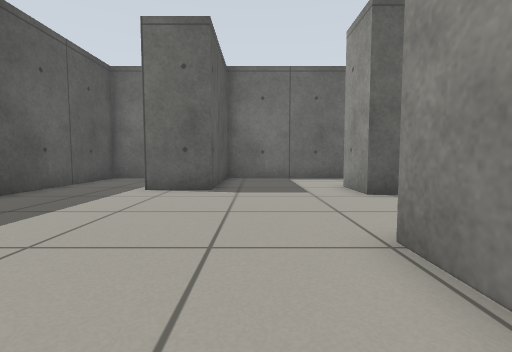
View 1 (above)

16 first-person views from a walk through a Gazebo world. The camera is 0.5 m above the floor, tilts 4° down and sees 85° across. The floor is counted in squares, 0.5 m on a side. Each view is taken from the middle of a square. On the plan, view 1 faces up. The plan holds only what a view shows up to about 11 squares ahead; the rest is blank.

View 2
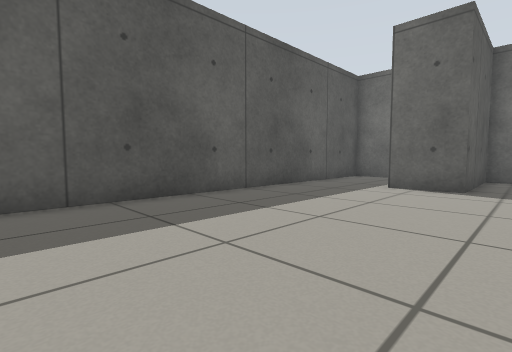

View 3
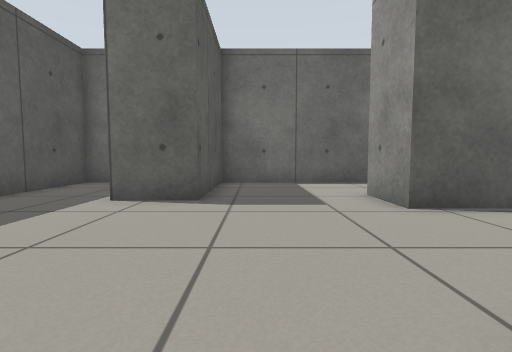

View 4
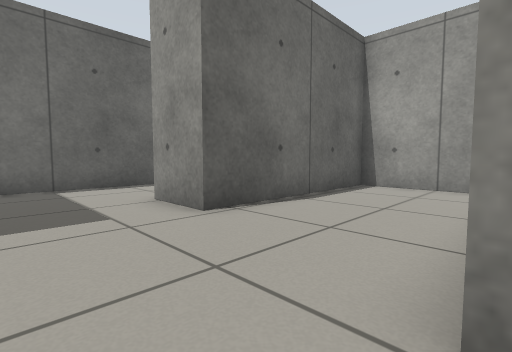

View 5
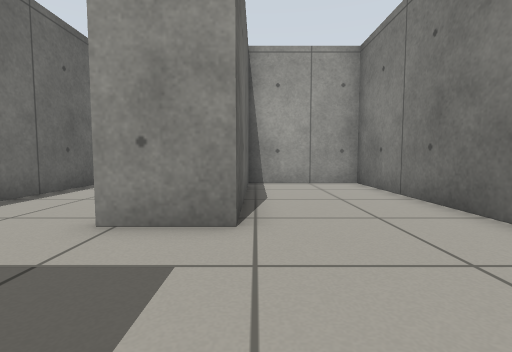

View 6
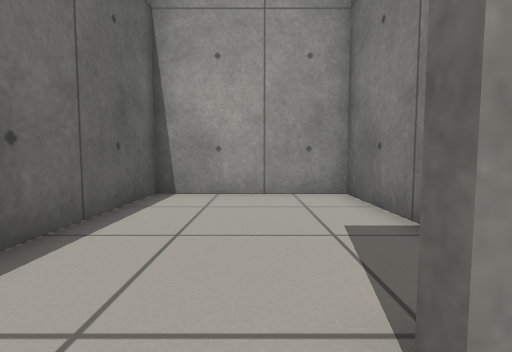

View 7
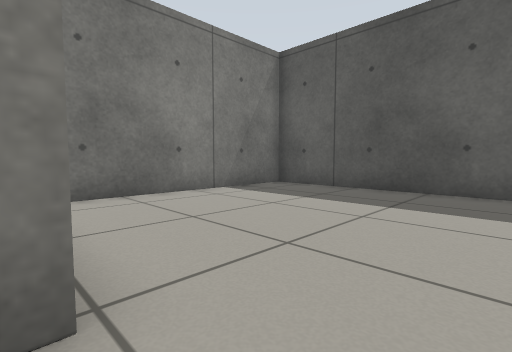

View 8
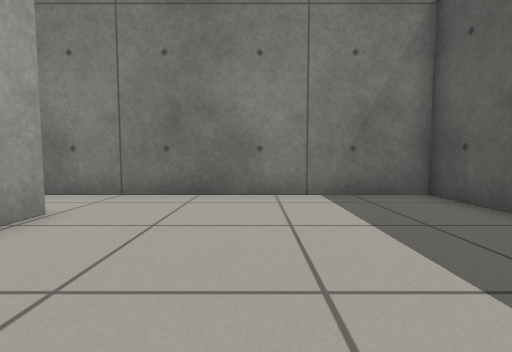

View 9
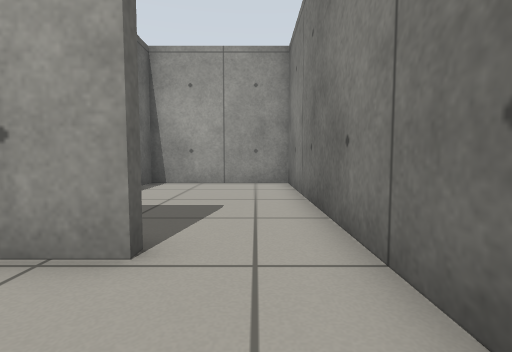

View 10
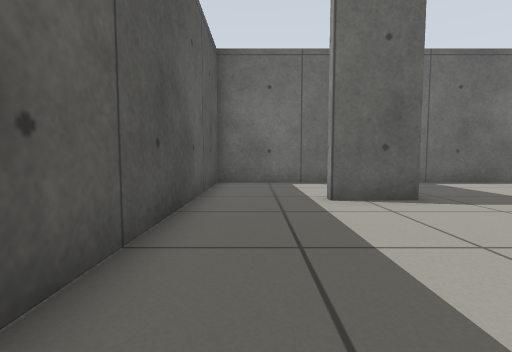

View 11
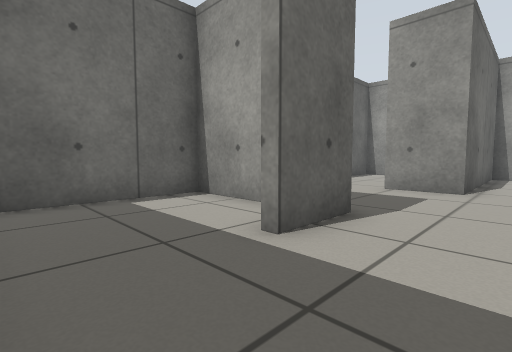

View 12
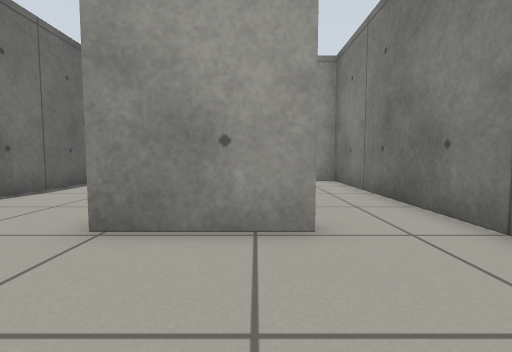

View 13
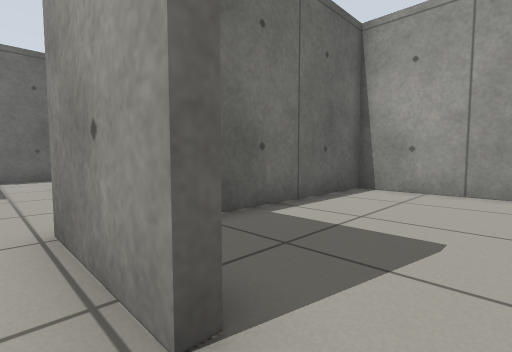

View 14
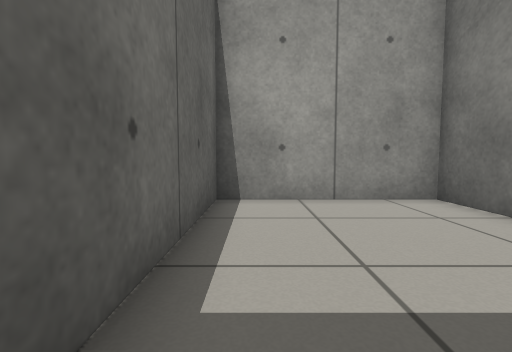

View 15
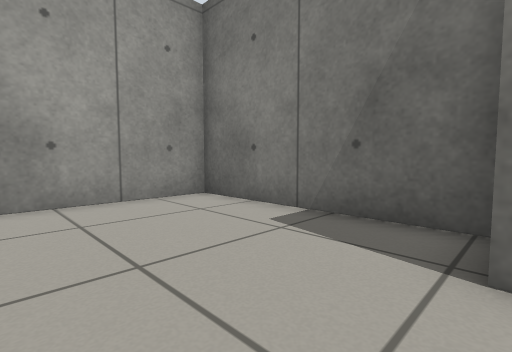

View 16
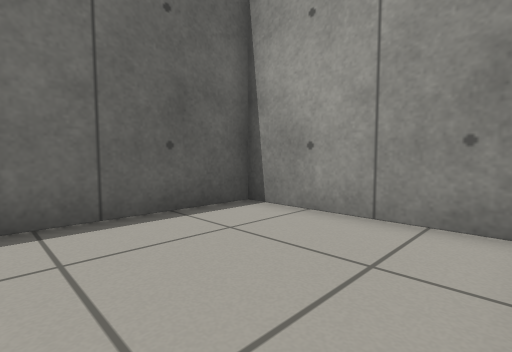

### Floor plan
Ten units are one square. View 1 is at (0, 0); x grows to the right and y downward. Boxes are objects, and circles mark ways between rooms. Rooms are numbered by the first view taken in them; rooms with no view inside come last. Other rooms are left out.
<svg viewBox="-70 -132 169 159">
<path fill="none" stroke="#000" d="M16 -1 16 -32 94 -32 94 -73 29 -73 29 -94M-13 -95 -13 -83 -34 -83M-65 -85 -65 22 15 22M24 -127 -13 -127 -13 -95M15 22 94 22 94 -29 39 -29M32 -76 94 -76 94 -127 24 -127M-16 -102 -16 -127 -65 -127 -65 -85"/>
<circle cx="10" cy="-85" r="3" fill="#2a7"/>
<circle cx="20" cy="5" r="3" fill="#2a7"/>
<circle cx="-50" cy="-80" r="3" fill="#2a7"/>
<circle cx="30" cy="-110" r="3" fill="#2a7"/>
<text x="-10" y="-40">1</text>
<text x="10" y="-110">2</text>
<text x="60" y="0">3</text>
<text x="60" y="-100">4</text>
<text x="-40" y="-110">5</text>
</svg>
Room 1 opens to room 2. Room 1 opens to room 3. Room 1 opens to room 5. Room 2 opens to room 4.

Where each view was taken, in squares from view 1:
view 1: 0 up, 0 right, facing up
view 2: 1 down, 0 right, facing up-left
view 3: 2 up, 0 right, facing up
view 4: 3 up, 0 right, facing up-right
view 5: 7 up, 1 left, facing right
view 6: 10 up, 2 right, facing right
view 7: 5 up, 2 right, facing down-left
view 8: 5 up, 2 left, facing down
view 9: 1 down, 1 left, facing right
view 10: 2 up, 5 left, facing up
view 11: 6 up, 6 left, facing up-right
view 12: 1 up, 2 left, facing right
view 13: 1 down, 1 right, facing up-right
view 14: 2 up, 3 right, facing right
view 15: 12 up, 3 right, facing down-right
view 16: 8 up, 5 right, facing up-right
